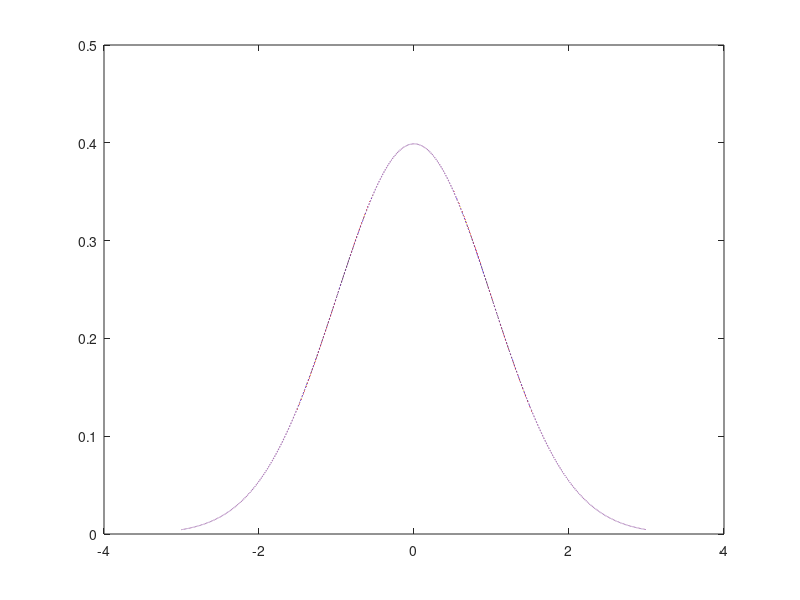

Write the MATLAB code that produced this figure.
clc;clear;
count=100000;
X=zeros(1,count);
for j=1:1:3
    X=normrnd(0,1,1,count);
    m=mean(X);
    sigma=(X-m)*(X-m)'/count;
    s1=normpdf([m-3*sigma:1e-5:m+3*sigma],m,sigma);
    plot([m-3*sigma:1e-5:m+3*sigma],s1);
    hold on;
end
s1=normpdf([-3:1e-3:3],0,1);
plot([-3:1e-3:3],s1,'--');